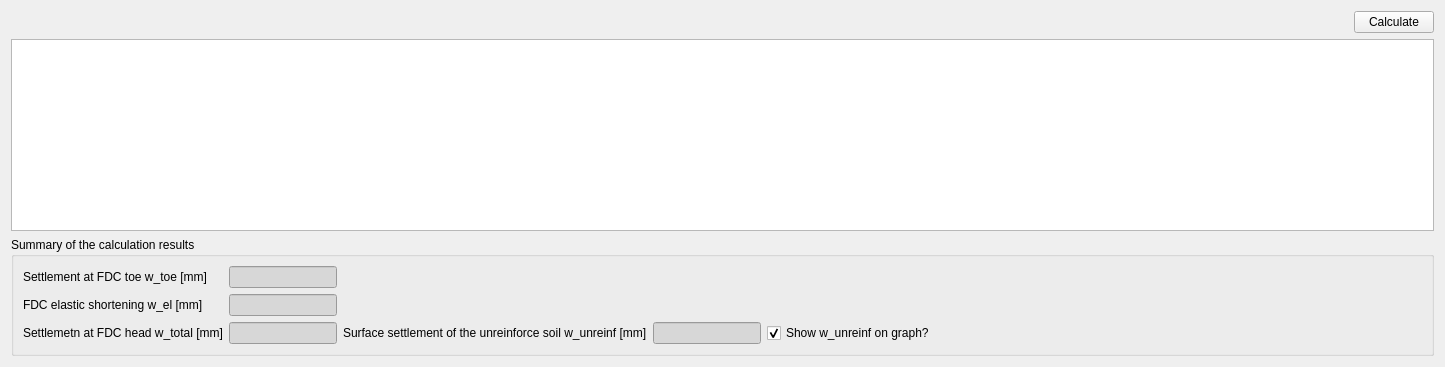
          <widget class="QWidget" name="tab_6">
           <attribute name="title">
            <string>Calculate</string>
           </attribute>
           <layout class="QGridLayout" name="gridLayout_8">
            <item row="0" column="0">
             <spacer name="horizontalSpacer_8">
              <property name="orientation">
               <enum>Qt::Horizontal</enum>
              </property>
              <property name="sizeHint" stdset="0">
               <size>
                <width>1001</width>
                <height>20</height>
               </size>
              </property>
             </spacer>
            </item>
            <item row="0" column="1">
             <widget class="QPushButton" name="pushButton_2">
              <property name="text">
               <string>Calculate</string>
              </property>
             </widget>
            </item>
            <item row="1" column="0" colspan="2">
             <widget class="QTableWidget" name="tableWidget_3">
              <attribute name="horizontalHeaderDefaultSectionSize">
               <number>80</number>
              </attribute>
             </widget>
            </item>
            <item row="2" column="0" colspan="2">
             <widget class="QGroupBox" name="groupBox_6">
              <property name="title">
               <string>Summary of the calculation results</string>
              </property>
              <layout class="QGridLayout" name="gridLayout_7">
               <item row="2" column="3">
                <widget class="QLineEdit" name="lineEdit_35">
                 <property name="styleSheet">
                  <string notr="true">background-color: rgb(215, 215, 215);</string>
                 </property>
                </widget>
               </item>
               <item row="1" column="0">
                <widget class="QLabel" name="label_34">
                 <property name="text">
                  <string>FDC elastic shortening w_el [mm]</string>
                 </property>
                </widget>
               </item>
               <item row="2" column="1">
                <widget class="QLineEdit" name="lineEdit_34">
                 <property name="sizePolicy">
                  <sizepolicy hsizetype="Preferred" vsizetype="Fixed">
                   <horstretch>0</horstretch>
                   <verstretch>0</verstretch>
                  </sizepolicy>
                 </property>
                 <property name="styleSheet">
                  <string notr="true">background-color: rgb(215, 215, 215);</string>
                 </property>
                 <property name="readOnly">
                  <bool>true</bool>
                 </property>
                </widget>
               </item>
               <item row="0" column="1">
                <widget class="QLineEdit" name="lineEdit_32">
                 <property name="sizePolicy">
                  <sizepolicy hsizetype="Preferred" vsizetype="Fixed">
                   <horstretch>0</horstretch>
                   <verstretch>0</verstretch>
                  </sizepolicy>
                 </property>
                 <property name="styleSheet">
                  <string notr="true">background-color: rgb(215, 215, 215);</string>
                 </property>
                 <property name="readOnly">
                  <bool>true</bool>
                 </property>
                </widget>
               </item>
               <item row="0" column="5">
                <spacer name="horizontalSpacer_10">
                 <property name="orientation">
                  <enum>Qt::Horizontal</enum>
                 </property>
                 <property name="sizeHint" stdset="0">
                  <size>
                   <width>487</width>
                   <height>20</height>
                  </size>
                 </property>
                </spacer>
               </item>
               <item row="2" column="2">
                <widget class="QLabel" name="label_36">
                 <property name="text">
                  <string>Surface settlement of the unreinforce soil w_unreinf [mm]</string>
                 </property>
                </widget>
               </item>
               <item row="1" column="1">
                <widget class="QLineEdit" name="lineEdit_33">
                 <property name="sizePolicy">
                  <sizepolicy hsizetype="Preferred" vsizetype="Fixed">
                   <horstretch>0</horstretch>
                   <verstretch>0</verstretch>
                  </sizepolicy>
                 </property>
                 <property name="styleSheet">
                  <string notr="true">background-color: rgb(215, 215, 215);</string>
                 </property>
                 <property name="readOnly">
                  <bool>true</bool>
                 </property>
                </widget>
               </item>
               <item row="2" column="0">
                <widget class="QLabel" name="label_35">
                 <property name="text">
                  <string>Settlemetn at FDC head w_total [mm]</string>
                 </property>
                </widget>
               </item>
               <item row="0" column="0">
                <widget class="QLabel" name="label_33">
                 <property name="text">
                  <string>Settlement at FDC toe w_toe [mm]</string>
                 </property>
                </widget>
               </item>
               <item row="2" column="4">
                <widget class="QCheckBox" name="checkBox">
                 <property name="text">
                  <string>Show w_unreinf on graph?</string>
                 </property>
                 <property name="checked">
                  <bool>true</bool>
                 </property>
                </widget>
               </item>
              </layout>
             </widget>
            </item>
           </layout>
          </widget>
